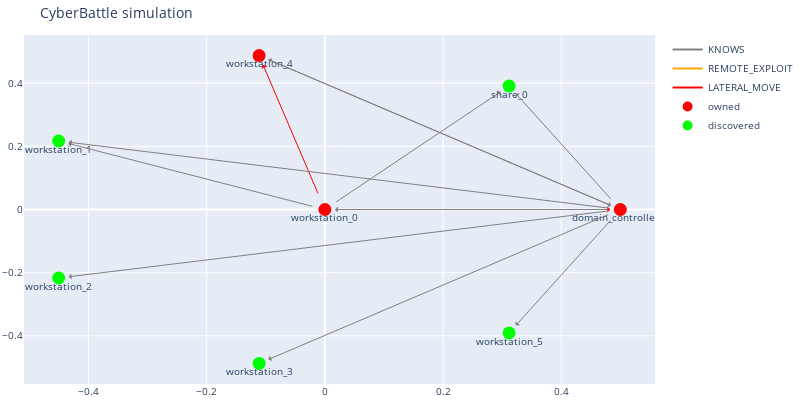

Write notebook code for a chart like this one.
### Code cell
c2.run_attack('domain_controller_1', 'DumpNTDS')
dbg.plot_discovered_network()
c2.print_all_attacks()

### Figure 1 — Plotly figure (JSON) as saved in the notebook; plotly's stock layout.template omitted (floating-point values rounded to 4 significant figures)
{"data": [{"line": {"color": "gray"}, "mode": "lines", "name": "KNOWS", "type": "scatter", "x": [0], "y": [0]}, {"line": {"color": "orange"}, "mode": "lines", "name": "REMOTE_EXPLOIT", "type": "scatter", "x": [0], "y": [0]}, {"line": {"color": "red"}, "mode": "lines", "name": "LATERAL_MOVE", "type": "scatter", "x": [0], "y": [0]}, {"hoverinfo": "text", "marker": {"color": "#D32F2E", "line": {"color": "rgb(255,0,0)", "width": 8}, "size": 5, "symbol": "circle-dot"}, "mode": "markers+text", "name": "owned", "text": ["workstation_0", "domain_controller_1", "workstation_4"], "textposition": "bottom center", "type": "scatter", "x": [0, 0.5, -0.1113], "y": [0, 0, 0.4875]}, {"hoverinfo": "text", "marker": {"color": "#0e9d00", "line": {"color": "rgb(0,255,0)", "width": 8}, "size": 5, "symbol": "circle-dot"}, "mode": "markers+text", "name": "discovered", "text": ["share_0", "workstation_1", "workstation_2", "workstation_3", "workstation_5"], "textposition": "bottom center", "type": "scatter", "x": [0.3117, -0.4505, -0.4505, -0.1113, 0.3117], "y": [0.3909, 0.2169, -0.2169, -0.4875, -0.3909]}], "layout": {"annotations": [{"align": "center", "arrowcolor": "red", "arrowhead": 1, "arrowsize": 1, "arrowwidth": 1, "ax": 0, "axref": "x", "ay": 0, "ayref": "y", "hovertext": "LATERAL_MOVE", "opacity": 1, "showarrow": true, "standoff": 10, "startstandoff": 10, "x": 0.5, "xref": "x", "y": 0, "yref": "y"}, {"align": "center", "arrowcolor": "gray", "arrowhead": 1, "arrowsize": 1, "arrowwidth": 1, "ax": 0, "axref": "x", "ay": 0, "ayref": "y", "hovertext": "KNOWS", "opacity": 1, "showarrow": true, "standoff": 10, "startstandoff": 10, "x": 0.3117, "xref": "x", "y": 0.3909, "yref": "y"}, {"align": "center", "arrowcolor": "gray", "arrowhead": 1, "arrowsize": 1, "arrowwidth": 1, "ax": 0, "axref": "x", "ay": 0, "ayref": "y", "hovertext": "KNOWS", "opacity": 1, "showarrow": true, "standoff": 10, "startstandoff": 10, "x": 0, "xref": "x", "y": 0, "yref": "y"}, {"align": "center", "arrowcolor": "red", "arrowhead": 1, "arrowsize": 1, "arrowwidth": 1, "ax": 0, "axref": "x", "ay": 0, "ayref": "y", "hovertext": "LATERAL_MOVE", "opacity": 1, "showarrow": true, "standoff": 10, "startstandoff": 10, "x": -0.1113, "xref": "x", "y": 0.4875, "yref": "y"}, {"align": "center", "arrowcolor": "gray", "arrowhead": 1, "arrowsize": 1, "arrowwidth": 1, "ax": 0, "axref": "x", "ay": 0, "ayref": "y", "hovertext": "KNOWS", "opacity": 1, "showarrow": true, "standoff": 10, "startstandoff": 10, "x": -0.4505, "xref": "x", "y": 0.2169, "yref": "y"}, {"align": "center", "arrowcolor": "gray", "arrowhead": 1, "arrowsize": 1, "arrowwidth": 1, "ax": -0.1113, "axref": "x", "ay": 0.4875, "ayref": "y", "hovertext": "KNOWS", "opacity": 1, "showarrow": true, "standoff": 10, "startstandoff": 10, "x": 0.5, "xref": "x", "y": 0, "yref": "y"}, {"align": "center", "arrowcolor": "gray", "arrowhead": 1, "arrowsize": 1, "arrowwidth": 1, "ax": 0.5, "axref": "x", "ay": 0, "ayref": "y", "hovertext": "KNOWS", "opacity": 1, "showarrow": true, "standoff": 10, "startstandoff": 10, "x": 0.3117, "xref": "x", "y": 0.3909, "yref": "y"}, {"align": "center", "arrowcolor": "gray", "arrowhead": 1, "arrowsize": 1, "arrowwidth": 1, "ax": 0.5, "axref": "x", "ay": 0, "ayref": "y", "hovertext": "KNOWS", "opacity": 1, "showarrow": true, "standoff": 10, "startstandoff": 10, "x": 0, "xref": "x", "y": 0, "yref": "y"}, {"align": "center", "arrowcolor": "gray", "arrowhead": 1, "arrowsize": 1, "arrowwidth": 1, "ax": 0.5, "axref": "x", "ay": 0, "ayref": "y", "hovertext": "KNOWS", "opacity": 1, "showarrow": true, "standoff": 10, "startstandoff": 10, "x": -0.4505, "xref": "x", "y": 0.2169, "yref": "y"}, {"align": "center", "arrowcolor": "gray", "arrowhead": 1, "arrowsize": 1, "arrowwidth": 1, "ax": 0.5, "axref": "x", "ay": 0, "ayref": "y", "hovertext": "KNOWS", "opacity": 1, "showarrow": true, "standoff": 10, "startstandoff": 10, "x": -0.4505, "xref": "x", "y": -0.2169, "yref": "y"}, {"align": "center", "arrowcolor": "gray", "arrowhead": 1, "arrowsize": 1, "arrowwidth": 1, "ax": 0.5, "axref": "x", "ay": 0, "ayref": "y", "hovertext": "KNOWS", "opacity": 1, "showarrow": true, "standoff": 10, "startstandoff": 10, "x": -0.1113, "xref": "x", "y": -0.4875, "yref": "y"}, {"align": "center", "arrowcolor": "gray", "arrowhead": 1, "arrowsize": 1, "arrowwidth": 1, "ax": 0.5, "axref": "x", "ay": 0, "ayref": "y", "hovertext": "KNOWS", "opacity": 1, "showarrow": true, "standoff": 10, "startstandoff": 10, "x": -0.1113, "xref": "x", "y": 0.4875, "yref": "y"}, {"align": "center", "arrowcolor": "gray", "arrowhead": 1, "arrowsize": 1, "arrowwidth": 1, "ax": 0.5, "axref": "x", "ay": 0, "ayref": "y", "hovertext": "KNOWS", "opacity": 1, "showarrow": true, "standoff": 10, "startstandoff": 10, "x": 0.3117, "xref": "x", "y": -0.3909, "yref": "y"}], "autosize": false, "font": {"size": 10}, "height": 400, "hovermode": "closest", "margin": {"b": 15, "l": 2, "r": 2, "t": 35}, "showlegend": true, "title": {"text": "CyberBattle simulation"}, "width": 800, "xaxis": {"autorange": true, "range": [-0.5093, 0.5588], "type": "linear"}, "yaxis": {"autorange": true, "range": [-0.5526, 0.5526], "type": "linear"}}}
